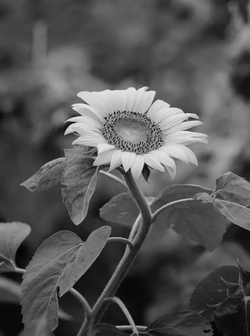
#> input picture bitplane_decomposition/input.png, 250 x 336 px, shrunk from 640 x 860 before the run
$ python main.py
#> lines starting #> are read from the running program, lines starting #| are printed output that depends on the picture; after the words box and inside, x2 and y2 are one past the last pixel; in counts of white or black regions, pixels touching at a corner belong together
### bitplane_decomposition/bitplane_utils.py
from pathlib import Path
import numpy as np
from PIL import Image


def load_image(filename):
    return Image.open(filename).convert("RGB")


def extract_planes(channel):
    values = np.asarray(channel, dtype=np.uint8)
    return [((values >> bit) & 1).astype(np.uint8) * 255 for bit in range(8)]


def save_gray_planes(image, destination):
    destination.mkdir(parents=True, exist_ok=True)
    planes = extract_planes(image.convert("L"))

    for bit, plane in enumerate(planes):
        Image.fromarray(plane).save(destination / f"gray_plane_{bit}.png")

    return planes


# [9 lines left out: function save_rgb_planes, not called in this run]


def make_montage(planes, output_file, columns=4):
    if not planes:
        return

    height, width = planes[0].shape
    rows = (len(planes) + columns - 1) // columns
    canvas = np.zeros((rows * height, columns * width), dtype=np.uint8)

    for index, plane in enumerate(planes):
        row, col = divmod(index, columns)
        canvas[
            row * height:(row + 1) * height,
            col * width:(col + 1) * width
        ] = plane

    Image.fromarray(canvas).save(output_file)

### bitplane_decomposition/main.py
from pathlib import Path
from bitplane_utils import load_image, save_gray_planes, make_montage


def main():
    base = Path(__file__).parent

    image = base / "input.png"
    output = base / "output"

    output.mkdir(exist_ok=True)

    img = load_image(image)
#> in load_image, returned value is the input picture: PIL image 250x336 RGB; mean R, G, B 85.7, 85.7, 85.7

    planes = save_gray_planes(img, output / "grayscale")
#> in save_gray_planes, `planes = extract_planes(image.convert("L"))`: planes = 8 items
#> the loop in save_gray_planes, `for bit, plane in enumerate(planes):` made 8 passes
#> pass 1, in save_gray_planes, `Image.fromarray(plane).save(destination / f"gray_plane_{bit}.png")`:
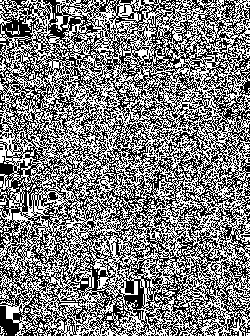
#> saved as gray_plane_0.png: PIL image 250x336 L; 49.6% white in thin lines or dots
#> pass 2, in save_gray_planes, `Image.fromarray(plane).save(destination / f"gray_plane_{bit}.png")`:
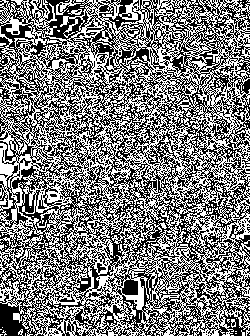
#> saved as gray_plane_1.png: PIL image 250x336 L; 49.1% white in thin lines or dots
#> planes = 8 items

    make_montage(
        planes,
        output / "grayscale_bitplanes.png"
    )
#> in make_montage, `rows = (len(planes) + columns - 1) // columns`: rows = 2
#> the loop in make_montage, `for index, plane in enumerate(planes):` made 8 passes
#> (row, col) on passes 1 to 8: (0, 0), (0, 1), (0, 2), (0, 3), (1, 0), (1, 1), (1, 2), (1, 3)
#> after the loop in make_montage, `for index, plane in enumerate(planes):`:
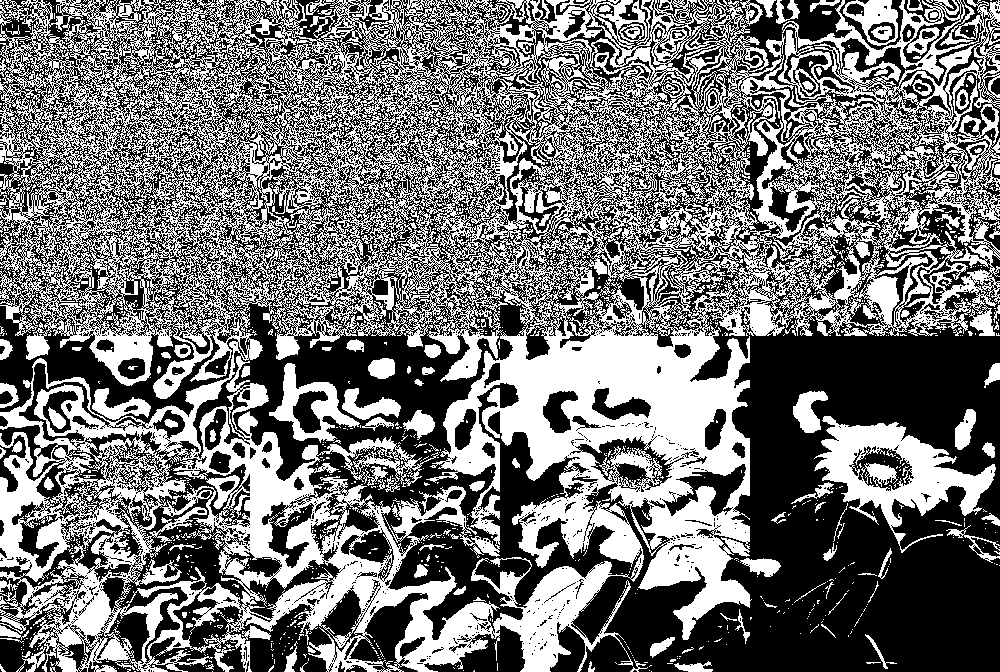
#> canvas: shape (672, 1000); 45.6% white; 1544 white regions (1414 under 20 px), largest, box (x1, y1, x2, y2) and area: (0, 0, 1000, 672) 276600, (814, 416, 996, 553) 8918, (269, 363, 360, 443) 2377

    print("Bit-plane extraction completed.")


if __name__ == "__main__":
    main()
